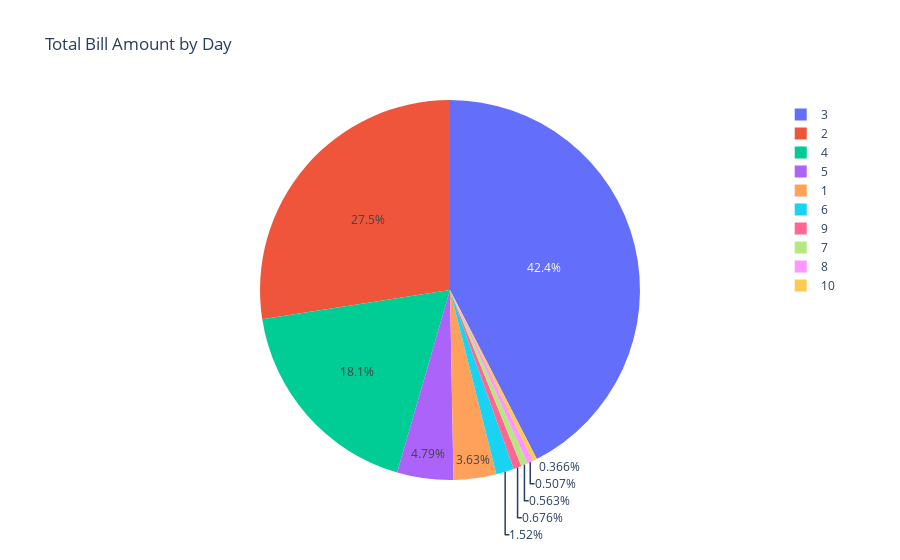

The notebook cell saved with this chart:
### Code cell
fig = px.pie(df, names='bedRoom', title='Total Bill Amount by Day')

# Show the plot
fig.show()

### Figure 1 — Plotly figure (JSON) as saved in the notebook; plotly's stock layout.template omitted (floating-point values rounded to 4 significant figures; data arrays with more than 128 entries replaced by an {"elided": "..."} marker saying what was removed)
{"data": [{"domain": {"x": [0, 1], "y": [0, 1]}, "hovertemplate": "bedRoom=%{label}<extra></extra>", "labels": {"elided": "3551 int values"}, "legendgroup": "", "name": "", "showlegend": true, "type": "pie"}], "layout": {"legend": {"tracegroupgap": 0}, "title": {"text": "Total Bill Amount by Day"}}}
